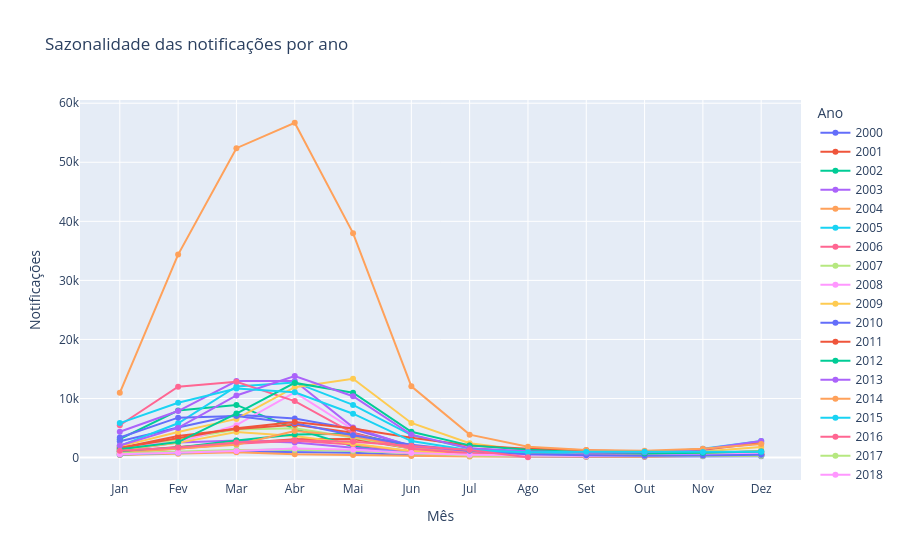

Notebook source saved alongside this figure:
### Code cell
fig = px.line(
    df_sazonalidade,
    x="Mês",
    y="Notificações",
    color="Ano",
    markers=True,
    labels={
        "Mês": "Mês",
        "Notificações": "Notificações",
        "Ano": "Ano"
    },
    title="Sazonalidade das notificações por ano"
)

fig.update_layout(
    xaxis=dict(
        tickmode="array",
        tickvals=list(range(1, 13)),
        ticktext=[
            "Jan", "Fev", "Mar", "Abr",
            "Mai", "Jun", "Jul", "Ago",
            "Set", "Out", "Nov", "Dez"
        ]
    )
)

fig.show()

### Figure 1 — Plotly figure (JSON) as saved in the notebook; plotly's stock layout.template omitted (floating-point values rounded to 4 significant figures)
{"data": [{"hovertemplate": "Ano=2000<br>Mês=%{x}<br>Notificações=%{y}<extra></extra>", "legendgroup": "2000", "line": {"color": "#636efa", "dash": "solid"}, "marker": {"symbol": "circle"}, "mode": "lines+markers", "name": "2000", "orientation": "v", "showlegend": true, "type": "scatter", "x": [1, 2, 3, 4, 5, 6, 7, 8, 9, 10, 11, 12], "xaxis": "x", "y": [458.3, 853.1, 1038.0, 963.3, 795.8, 397.8, 253.6, 194.3, 118.4, 140.9, 233.7, 239.7], "yaxis": "y"}, {"hovertemplate": "Ano=2001<br>Mês=%{x}<br>Notificações=%{y}<extra></extra>", "legendgroup": "2001", "line": {"color": "#EF553B", "dash": "solid"}, "marker": {"symbol": "circle"}, "mode": "lines+markers", "name": "2001", "orientation": "v", "showlegend": true, "type": "scatter", "x": [1, 2, 3, 4, 5, 6, 7, 8, 9, 10, 11, 12], "xaxis": "x", "y": [1015.0, 1804.0, 2431.0, 3115.0, 3158.0, 1533.0, 794.3, 516.6, 349.9, 398.1, 458.6, 537.9], "yaxis": "y"}, {"hovertemplate": "Ano=2002<br>Mês=%{x}<br>Notificações=%{y}<extra></extra>", "legendgroup": "2002", "line": {"color": "#00cc96", "dash": "solid"}, "marker": {"symbol": "circle"}, "mode": "lines+markers", "name": "2002", "orientation": "v", "showlegend": true, "type": "scatter", "x": [1, 2, 3, 4, 5, 6, 7, 8, 9, 10, 11, 12], "xaxis": "x", "y": [3106.0, 7953.0, 8916.0, 4846.0, 1903.0, 767.6, 473.0, 386.3, 293.2, 298.2, 462.9, 509.1], "yaxis": "y"}, {"hovertemplate": "Ano=2003<br>Mês=%{x}<br>Notificações=%{y}<extra></extra>", "legendgroup": "2003", "line": {"color": "#ab63fa", "dash": "solid"}, "marker": {"symbol": "circle"}, "mode": "lines+markers", "name": "2003", "orientation": "v", "showlegend": true, "type": "scatter", "x": [1, 2, 3, 4, 5, 6, 7, 8, 9, 10, 11, 12], "xaxis": "x", "y": [1138.0, 2540.0, 2889.0, 2539.0, 1664.0, 1001.0, 538.0, 339.0, 299.0, 233.2, 280.5, 357.7], "yaxis": "y"}, {"hovertemplate": "Ano=2004<br>Mês=%{x}<br>Notificações=%{y}<extra></extra>", "legendgroup": "2004", "line": {"color": "#FFA15A", "dash": "solid"}, "marker": {"symbol": "circle"}, "mode": "lines+markers", "name": "2004", "orientation": "v", "showlegend": true, "type": "scatter", "x": [1, 2, 3, 4, 5, 6, 7, 8, 9, 10, 11, 12], "xaxis": "x", "y": [447.4, 650.8, 899.7, 552.3, 423.4, 257.3, 178.3, 162.6, 147.1, 151.3, 300.1, 327.3], "yaxis": "y"}, {"hovertemplate": "Ano=2005<br>Mês=%{x}<br>Notificações=%{y}<extra></extra>", "legendgroup": "2005", "line": {"color": "#19d3f3", "dash": "solid"}, "marker": {"symbol": "circle"}, "mode": "lines+markers", "name": "2005", "orientation": "v", "showlegend": true, "type": "scatter", "x": [1, 2, 3, 4, 5, 6, 7, 8, 9, 10, 11, 12], "xaxis": "x", "y": [502.1, 793.8, 1225.0, 1344.0, 1207.0, 888.5, 701.9, 585.4, 358.4, 253.3, 352.8, 394.8], "yaxis": "y"}, {"hovertemplate": "Ano=2006<br>Mês=%{x}<br>Notificações=%{y}<extra></extra>", "legendgroup": "2006", "line": {"color": "#FF6692", "dash": "solid"}, "marker": {"symbol": "circle"}, "mode": "lines+markers", "name": "2006", "orientation": "v", "showlegend": true, "type": "scatter", "x": [1, 2, 3, 4, 5, 6, 7, 8, 9, 10, 11, 12], "xaxis": "x", "y": [961.6, 1481.0, 2334.0, 2840.0, 2224.0, 1087.0, 620.0, 461.2, 272.9, 273.3, 442.9, 554.9], "yaxis": "y"}, {"hovertemplate": "Ano=2007<br>Mês=%{x}<br>Notificações=%{y}<extra></extra>", "legendgroup": "2007", "line": {"color": "#B6E880", "dash": "solid"}, "marker": {"symbol": "circle"}, "mode": "lines+markers", "name": "2007", "orientation": "v", "showlegend": true, "type": "scatter", "x": [1, 2, 3, 4, 5, 6, 7, 8, 9, 10, 11, 12], "xaxis": "x", "y": [1598.0, 3058.0, 4745.0, 4960.0, 3376.0, 1517.0, 963.7, 629.5, 449.2, 620.3, 828.2, 933.8], "yaxis": "y"}, {"hovertemplate": "Ano=2008<br>Mês=%{x}<br>Notificações=%{y}<extra></extra>", "legendgroup": "2008", "line": {"color": "#FF97FF", "dash": "solid"}, "marker": {"symbol": "circle"}, "mode": "lines+markers", "name": "2008", "orientation": "v", "showlegend": true, "type": "scatter", "x": [1, 2, 3, 4, 5, 6, 7, 8, 9, 10, 11, 12], "xaxis": "x", "y": [1929.0, 2563.0, 5489.0, 11040.0, 4767.0, 1777.0, 644.5, 376.1, 289.7, 335.8, 451.5, 591.7], "yaxis": "y"}, {"hovertemplate": "Ano=2009<br>Mês=%{x}<br>Notificações=%{y}<extra></extra>", "legendgroup": "2009", "line": {"color": "#FECB52", "dash": "solid"}, "marker": {"symbol": "circle"}, "mode": "lines+markers", "name": "2009", "orientation": "v", "showlegend": true, "type": "scatter", "x": [1, 2, 3, 4, 5, 6, 7, 8, 9, 10, 11, 12], "xaxis": "x", "y": [1257.0, 2484.0, 4310.0, 3657.0, 2348.0, 1125.0, 635.1, 435.1, 340.2, 407.3, 1013.0, 1802.0], "yaxis": "y"}, {"hovertemplate": "Ano=2010<br>Mês=%{x}<br>Notificações=%{y}<extra></extra>", "legendgroup": "2010", "line": {"color": "#636efa", "dash": "solid"}, "marker": {"symbol": "circle"}, "mode": "lines+markers", "name": "2010", "orientation": "v", "showlegend": true, "type": "scatter", "x": [1, 2, 3, 4, 5, 6, 7, 8, 9, 10, 11, 12], "xaxis": "x", "y": [2770.0, 5076.0, 7234.0, 6619.0, 4824.0, 2005.0, 1126.0, 797.0, 580.2, 518.1, 729.2, 1094.0], "yaxis": "y"}, {"hovertemplate": "Ano=2011<br>Mês=%{x}<br>Notificações=%{y}<extra></extra>", "legendgroup": "2011", "line": {"color": "#EF553B", "dash": "solid"}, "marker": {"symbol": "circle"}, "mode": "lines+markers", "name": "2011", "orientation": "v", "showlegend": true, "type": "scatter", "x": [1, 2, 3, 4, 5, 6, 7, 8, 9, 10, 11, 12], "xaxis": "x", "y": [1634.0, 3662.0, 4815.0, 5543.0, 4214.0, 1661.0, 670.6, 448.6, 325.2, 335.5, 465.2, 703.9], "yaxis": "y"}, {"hovertemplate": "Ano=2012<br>Mês=%{x}<br>Notificações=%{y}<extra></extra>", "legendgroup": "2012", "line": {"color": "#00cc96", "dash": "solid"}, "marker": {"symbol": "circle"}, "mode": "lines+markers", "name": "2012", "orientation": "v", "showlegend": true, "type": "scatter", "x": [1, 2, 3, 4, 5, 6, 7, 8, 9, 10, 11, 12], "xaxis": "x", "y": [1022.0, 1713.0, 2885.0, 3914.0, 4017.0, 1913.0, 945.3, 602.4, 361.7, 350.0, 485.3, 863.7], "yaxis": "y"}, {"hovertemplate": "Ano=2013<br>Mês=%{x}<br>Notificações=%{y}<extra></extra>", "legendgroup": "2013", "line": {"color": "#ab63fa", "dash": "solid"}, "marker": {"symbol": "circle"}, "mode": "lines+markers", "name": "2013", "orientation": "v", "showlegend": true, "type": "scatter", "x": [1, 2, 3, 4, 5, 6, 7, 8, 9, 10, 11, 12], "xaxis": "x", "y": [4361.0, 7878.0, 12950.0, 12960.0, 5105.0, 1876.0, 911.5, 570.2, 393.4, 336.8, 397.8, 447.0], "yaxis": "y"}, {"hovertemplate": "Ano=2014<br>Mês=%{x}<br>Notificações=%{y}<extra></extra>", "legendgroup": "2014", "line": {"color": "#FFA15A", "dash": "solid"}, "marker": {"symbol": "circle"}, "mode": "lines+markers", "name": "2014", "orientation": "v", "showlegend": true, "type": "scatter", "x": [1, 2, 3, 4, 5, 6, 7, 8, 9, 10, 11, 12], "xaxis": "x", "y": [747.4, 1527.0, 2156.0, 4504.0, 3601.0, 1576.0, 786.8, 495.6, 606.8, 632.1, 598.1, 647.1], "yaxis": "y"}, {"hovertemplate": "Ano=2015<br>Mês=%{x}<br>Notificações=%{y}<extra></extra>", "legendgroup": "2015", "line": {"color": "#19d3f3", "dash": "solid"}, "marker": {"symbol": "circle"}, "mode": "lines+markers", "name": "2015", "orientation": "v", "showlegend": true, "type": "scatter", "x": [1, 2, 3, 4, 5, 6, 7, 8, 9, 10, 11, 12], "xaxis": "x", "y": [1980.0, 5800.0, 12050.0, 12730.0, 8914.0, 3789.0, 1512.0, 898.7, 744.2, 766.2, 1485.0, 2785.0], "yaxis": "y"}, {"hovertemplate": "Ano=2016<br>Mês=%{x}<br>Notificações=%{y}<extra></extra>", "legendgroup": "2016", "line": {"color": "#FF6692", "dash": "solid"}, "marker": {"symbol": "circle"}, "mode": "lines+markers", "name": "2016", "orientation": "v", "showlegend": true, "type": "scatter", "x": [1, 2, 3, 4, 5, 6, 7, 8, 9, 10, 11, 12], "xaxis": "x", "y": [5474.0, 11980.0, 12840.0, 9554.0, 4128.0, 1469.0, 672.1, 442.2, 309.2, 304.5, 397.9, 478.1], "yaxis": "y"}, {"hovertemplate": "Ano=2017<br>Mês=%{x}<br>Notificações=%{y}<extra></extra>", "legendgroup": "2017", "line": {"color": "#B6E880", "dash": "solid"}, "marker": {"symbol": "circle"}, "mode": "lines+markers", "name": "2017", "orientation": "v", "showlegend": true, "type": "scatter", "x": [1, 2, 3, 4, 5, 6, 7, 8, 9, 10, 11, 12], "xaxis": "x", "y": [720.2, 1044.0, 1276.0, 1303.0, 1149.0, 742.9, 355.3, 279.8, 227.2, 255.3, 266.9, 286.6], "yaxis": "y"}, {"hovertemplate": "Ano=2018<br>Mês=%{x}<br>Notificações=%{y}<extra></extra>", "legendgroup": "2018", "line": {"color": "#FF97FF", "dash": "solid"}, "marker": {"symbol": "circle"}, "mode": "lines+markers", "name": "2018", "orientation": "v", "showlegend": true, "type": "scatter", "x": [1, 2, 3, 4, 5, 6, 7, 8, 9, 10, 11, 12], "xaxis": "x", "y": [542.6, 801.1, 1104.0, 1526.0, 1323.0, 761.6, 458.8, 362.3, 257.4, 327.3, 471.1, 717.8], "yaxis": "y"}, {"hovertemplate": "Ano=2019<br>Mês=%{x}<br>Notificações=%{y}<extra></extra>", "legendgroup": "2019", "line": {"color": "#FECB52", "dash": "solid"}, "marker": {"symbol": "circle"}, "mode": "lines+markers", "name": "2019", "orientation": "v", "showlegend": true, "type": "scatter", "x": [1, 2, 3, 4, 5, 6, 7, 8, 9, 10, 11, 12], "xaxis": "x", "y": [1893.0, 4313.0, 6540.0, 11910.0, 13340.0, 5855.0, 2418.0, 1180.0, 829.7, 724.2, 831.5, 1096.0], "yaxis": "y"}, {"hovertemplate": "Ano=2020<br>Mês=%{x}<br>Notificações=%{y}<extra></extra>", "legendgroup": "2020", "line": {"color": "#636efa", "dash": "solid"}, "marker": {"symbol": "circle"}, "mode": "lines+markers", "name": "2020", "orientation": "v", "showlegend": true, "type": "scatter", "x": [1, 2, 3, 4, 5, 6, 7, 8, 9, 10, 11, 12], "xaxis": "x", "y": [3394.0, 6757.0, 7026.0, 5800.0, 3782.0, 2158.0, 1135.0, 543.4, 400.4, 312.7, 366.7, 482.1], "yaxis": "y"}, {"hovertemplate": "Ano=2021<br>Mês=%{x}<br>Notificações=%{y}<extra></extra>", "legendgroup": "2021", "line": {"color": "#EF553B", "dash": "solid"}, "marker": {"symbol": "circle"}, "mode": "lines+markers", "name": "2021", "orientation": "v", "showlegend": true, "type": "scatter", "x": [1, 2, 3, 4, 5, 6, 7, 8, 9, 10, 11, 12], "xaxis": "x", "y": [1621.0, 3329.0, 4976.0, 6013.0, 4926.0, 3359.0, 2040.0, 1476.0, 1215.0, 983.5, 1323.0, 2472.0], "yaxis": "y"}, {"hovertemplate": "Ano=2022<br>Mês=%{x}<br>Notificações=%{y}<extra></extra>", "legendgroup": "2022", "line": {"color": "#00cc96", "dash": "solid"}, "marker": {"symbol": "circle"}, "mode": "lines+markers", "name": "2022", "orientation": "v", "showlegend": true, "type": "scatter", "x": [1, 2, 3, 4, 5, 6, 7, 8, 9, 10, 11, 12], "xaxis": "x", "y": [1421.0, 2627.0, 7440.0, 12640.0, 10970.0, 4354.0, 2061.0, 1321.0, 840.6, 686.0, 826.3, 1039.0], "yaxis": "y"}, {"hovertemplate": "Ano=2023<br>Mês=%{x}<br>Notificações=%{y}<extra></extra>", "legendgroup": "2023", "line": {"color": "#ab63fa", "dash": "solid"}, "marker": {"symbol": "circle"}, "mode": "lines+markers", "name": "2023", "orientation": "v", "showlegend": true, "type": "scatter", "x": [1, 2, 3, 4, 5, 6, 7, 8, 9, 10, 11, 12], "xaxis": "x", "y": [2040.0, 5015.0, 10520.0, 13800.0, 10380.0, 3885.0, 1576.0, 1065.0, 813.0, 907.7, 1402.0, 2810.0], "yaxis": "y"}, {"hovertemplate": "Ano=2024<br>Mês=%{x}<br>Notificações=%{y}<extra></extra>", "legendgroup": "2024", "line": {"color": "#FFA15A", "dash": "solid"}, "marker": {"symbol": "circle"}, "mode": "lines+markers", "name": "2024", "orientation": "v", "showlegend": true, "type": "scatter", "x": [1, 2, 3, 4, 5, 6, 7, 8, 9, 10, 11, 12], "xaxis": "x", "y": [10960.0, 34370.0, 52390.0, 56690.0, 38000.0, 12050.0, 3881.0, 1841.0, 1260.0, 1147.0, 1487.0, 2288.0], "yaxis": "y"}, {"hovertemplate": "Ano=2025<br>Mês=%{x}<br>Notificações=%{y}<extra></extra>", "legendgroup": "2025", "line": {"color": "#19d3f3", "dash": "solid"}, "marker": {"symbol": "circle"}, "mode": "lines+markers", "name": "2025", "orientation": "v", "showlegend": true, "type": "scatter", "x": [1, 2, 3, 4, 5, 6, 7, 8, 9, 10, 11, 12], "xaxis": "x", "y": [5834.0, 9278.0, 11680.0, 11070.0, 7424.0, 2784.0, 1240.0, 902.5, 985.1, 998.9, 945.2, 990.5], "yaxis": "y"}, {"hovertemplate": "Ano=2026<br>Mês=%{x}<br>Notificações=%{y}<extra></extra>", "legendgroup": "2026", "line": {"color": "#FF6692", "dash": "solid"}, "marker": {"symbol": "circle"}, "mode": "lines+markers", "name": "2026", "orientation": "v", "showlegend": true, "type": "scatter", "x": [1, 2, 3, 4, 5, 6, 7, 8], "xaxis": "x", "y": [1169.0, 1699.0, 2539.0, 2934.0, 2675.0, 1979.0, 1292.0, 50.5], "yaxis": "y"}], "layout": {"legend": {"title": {"text": "Ano"}, "tracegroupgap": 0}, "title": {"text": "Sazonalidade das notificações por ano"}, "xaxis": {"anchor": "y", "domain": [0, 1], "tickmode": "array", "ticktext": ["Jan", "Fev", "Mar", "Abr", "Mai", "Jun", "Jul", "Ago", "Set", "Out", "Nov", "Dez"], "tickvals": [1, 2, 3, 4, 5, 6, 7, 8, 9, 10, 11, 12], "title": {"text": "Mês"}}, "yaxis": {"anchor": "x", "domain": [0, 1], "title": {"text": "Notificações"}}}}
